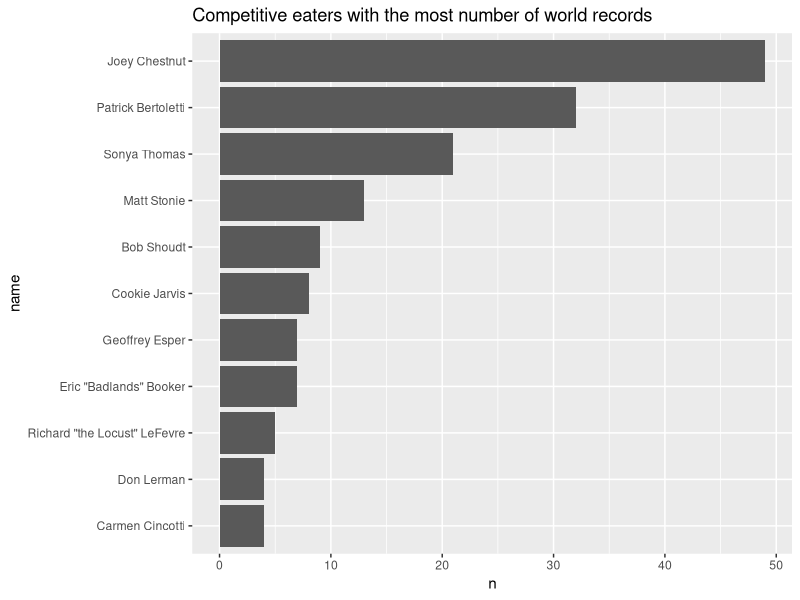

Write the R code that produced this figure. (Note: this script raises an error after producing the figure.)
library(tidyverse)
library(here)

### MLE RECORDS ###

mle_records_raw <- read_csv(here::here("raw", "MLE_original.csv"), col_names = F)

mle_records <- mle_records_raw %>% 
  separate(X1, c("food", "other"), sep = "\\*\\s") %>% 
  separate(other, c("record_amount", "other"), sep = "\n\n", extra = "merge") %>%
  separate(other, c("record_time", "name"), sep = "\n\n") %>%
  separate(record_time, c("record_time", "date"), sep = "/") %>%
  separate(record_amount, c("record_amount", "competition_name"), sep = "/") %>%
  mutate(food = str_remove(food, "\\*"),
         year = year(mdy(date))) %>% 
  mutate_all(str_trim)

mle_records %>% 
  filter(!is.na(name)) %>% 
  count(name, sort = T) %>% 
  mutate(name = fct_reorder(name, n)) %>%
  top_n(10) %>% 
  ggplot(aes(name, n)) +
  geom_col() +
  coord_flip() +
  labs(title = "Competitive eaters with the most number of world records")

### APE RECORDS ###

ape_raw <- read_csv(here::here("raw", "APE_original.csv"), col_names = F)

ape_records <- ape_raw %>% 
  mutate(amount = paste(lead(X1)),
         place = paste(lead(X1, 2))) %>% 
  slice(seq(1, n(), by = 3)) %>% 
  separate(place, into = c("year", "venue"), sep = "\\s", extra = "merge") %>% 
  separate(X1, into = c("food", "name"), sep = "\\-", extra = "merge") %>% 
  separate(amount, into = c("amount", "time"), sep = "\\s/\\s") %>% 
  mutate(time = str_remove(time, "-"),
         name = str_remove(name, "-")) %>% 
  mutate_all(str_trim) %>% 
  select(food, record_amount = amount, competition_name = venue, record_time = time, year, name)

write.csv(ape_records, here::here("output", "ape_records_clean.csv"), row.names = F)

### BIND MLE AND APE ###

all_records <- bind_rows(mle_records, ape_records)

top_ten <- all_records %>% 
  count(name, sort = T) %>% 
  filter(n > 6)

write.csv(top_ten, here::here("output", "top_ten.csv"))

top_ten %>% 
  mutate(name = fct_reorder(name, n)) %>% 
  ggplot(aes(name, n)) + 
  geom_col() +
  coord_flip() +
  labs(title = "Top ten eaters with the most world records",
       subtitle = "According to Major League Eating and All Pro Eating records",
       x = "Number of world records",
       y = "")